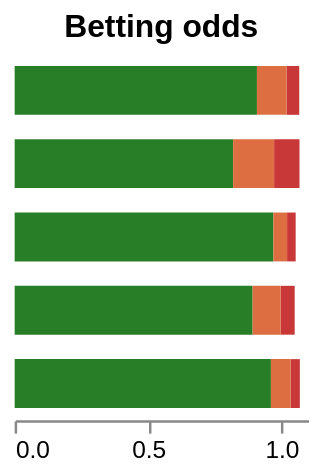

Vega-Lite specification stored for this chart:
### Vega specification from a JSON file in a GitHub repository (floating-point values rounded to 4 significant figures; data arrays with more than 128 entries replaced by an {"elided": "..."} marker saying what was removed)
{"$schema": "https://vega.github.io/schema/vega/v5.json", "background": "white", "padding": 5, "width": 120, "height": 150, "title": {"text": "Betting odds", "frame": "group"}, "style": "cell", "data": [{"name": "selector008_store", "values": [{"unit": "", "fields": [{"type": "E", "field": "Team"}], "values": ["FC Barcelona"]}]}, {"name": "data-e0d8b38c6e41050cc041fd4574ba1210", "values": {"elided": "300 records"}}, {"name": "data_0", "source": "data-e0d8b38c6e41050cc041fd4574ba1210", "transform": [{"type": "formula", "expr": "1/datum.value", "as": "odds"}, {"type": "formula", "expr": "datum.variable == 'TeamOdds' ? 'Win' : (datum.variable == 'TiesOdds' ? 'Ties' : 'Loss')", "as": "variable"}, {"type": "filter", "expr": "!(length(data(\"selector008_store\"))) || (vlSelectionTest(\"selector008_store\", datum))"}, {"type": "stack", "groupby": ["Oponent"], "field": "value", "sort": {"field": ["variable"], "order": ["descending"]}, "as": ["value_start", "value_end"], "offset": "zero"}, {"type": "filter", "expr": "isValid(datum[\"value\"]) && isFinite(+datum[\"value\"])"}]}], "signals": [{"name": "unit", "value": {}, "on": [{"events": "mousemove", "update": "isTuple(group()) ? group() : unit"}]}, {"name": "selector008_Team", "init": "\"FC Barcelona\"", "bind": {"input": "select", "options": ["Valencia CF", "RCD Mallorca", "CA Osasuna", "Villarreal CF", "RC Deportivo de La Coruña", "Real Madrid CF", "CD Numancia", "FC Barcelona", "Racing Santander", "Sevilla FC", "Real Sporting de Gijón", "Getafe CF", "Real Betis Balompié", "RC Recreativo", "RCD Espanyol", "Real Valladolid", "Athletic Club de Bilbao", "UD Almería", "Atlético Madrid", "Málaga CF", "Xerez Club Deportivo", "Real Zaragoza", "CD Tenerife", "Hércules Club de Fútbol", "Levante UD", "Real Sociedad", "Granada CF", "Rayo Vallecano", "RC Celta de Vigo", "Elche CF", "SD Eibar", "Córdoba CF", "UD Las Palmas"], "name": "Team A"}}, {"name": "selector008", "update": "vlSelectionResolve(\"selector008_store\", \"union\")"}, {"name": "selector008_tuple", "update": "selector008_Team !== null ? {fields: selector008_tuple_fields, values: [selector008_Team]} : null"}, {"name": "selector008_tuple_fields", "value": [{"type": "E", "field": "Team"}]}, {"name": "selector008_modify", "on": [{"events": {"signal": "selector008_tuple"}, "update": "modify(\"selector008_store\", selector008_tuple, true)"}]}], "marks": [{"name": "marks", "type": "rect", "style": ["bar"], "interactive": true, "from": {"data": "data_0"}, "encode": {"update": {"fill": {"scale": "color", "field": "variable"}, "tooltip": {"signal": "{\"Team\": ''+datum[\"Team\"], \"Oponent\": ''+datum[\"Oponent\"], \"variable\": ''+datum[\"variable\"], \"odds\": format(datum[\"odds\"], \"\")}"}, "x": {"scale": "x", "field": "value_end"}, "x2": {"scale": "x", "field": "value_start"}, "yc": {"scale": "y", "field": "Oponent", "band": 0.5}, "height": {"value": 20}}}}], "scales": [{"name": "x", "type": "linear", "domain": {"data": "data_0", "fields": ["value_start", "value_end"]}, "range": [0, {"signal": "width"}], "nice": true, "zero": true}, {"name": "y", "type": "band", "domain": {"data": "data_0", "field": "Oponent", "sort": true}, "range": [0, {"signal": "height"}], "paddingInner": 0.1, "paddingOuter": 0.05}, {"name": "color", "type": "ordinal", "domain": ["Win", "Loss", "Ties"], "range": ["#287d27", "#c93838", "#DD6E42"]}], "axes": [{"scale": "x", "orient": "bottom", "grid": false, "labelFlush": true, "labelOverlap": true, "tickCount": {"signal": "ceil(width/40)"}, "zindex": 0}], "config": {"axis": {"grid": false}, "style": {"cell": {"strokeWidth": 0}}}}
